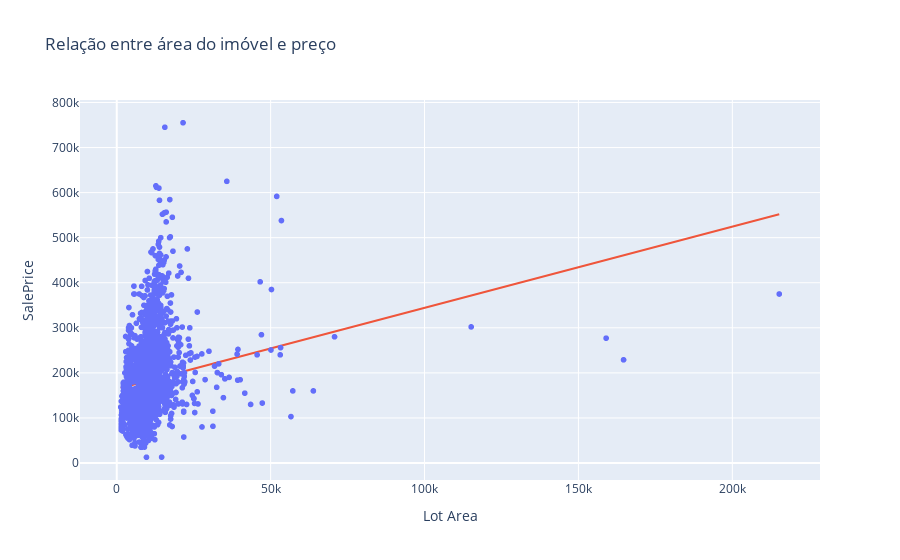

Source (notebook cell):
### Markdown cell above
### Área do lote
A área do lote é o único valor não-categórico dos selecionados, então é bem interessante observar a linha da regressão.

### Code cell
import plotly.graph_objects as go

lot_area_coefficient_row = get_coefficient_from_feature(coef_df, ['Lot Area'])

slope = lot_area_coefficient_row['coefficient'].iloc[0]
print(slope)
fig = px.scatter(
    df,
    x="Lot Area",
    y="SalePrice",
    title="Relação entre área do imóvel e preço",
    #log_y=True
)
fig.add_trace(go.Scatter(
    x=df['Lot Area'],
    y=df['Lot Area'] * slope + intercept,
    mode="lines",
    name=f"y = {slope:.2f}x + {intercept:.2f}",
    showlegend=False
))

fig.show()

### Figure 1 — Plotly figure (JSON) as saved in the notebook; plotly's stock layout.template omitted (floating-point values rounded to 4 significant figures; data arrays with more than 128 entries replaced by an {"elided": "..."} marker saying what was removed)
{"data": [{"hovertemplate": "Lot Area=%{x}<br>SalePrice=%{y}<extra></extra>", "legendgroup": "", "marker": {"color": "#636efa", "symbol": "circle"}, "mode": "markers", "name": "", "showlegend": false, "type": "scattergl", "x": {"elided": "2930 int values"}, "xaxis": "x", "y": {"elided": "2930 int values"}, "yaxis": "y"}, {"mode": "lines", "name": "y = 1.80x + 164209.29", "showlegend": false, "type": "scatter", "x": {"elided": "2930 int values"}, "y": {"elided": "2930 float values"}}], "layout": {"autosize": true, "legend": {"tracegroupgap": 0}, "title": {"text": "Relação entre área do imóvel e preço"}, "xaxis": {"anchor": "y", "autorange": true, "domain": [0, 1], "range": [-12030.0, 228600.0], "title": {"text": "Lot Area"}, "type": "linear"}, "yaxis": {"anchor": "x", "autorange": true, "domain": [0, 1], "range": [-48460.0, 816300.0], "title": {"text": "SalePrice"}, "type": "linear"}}}
